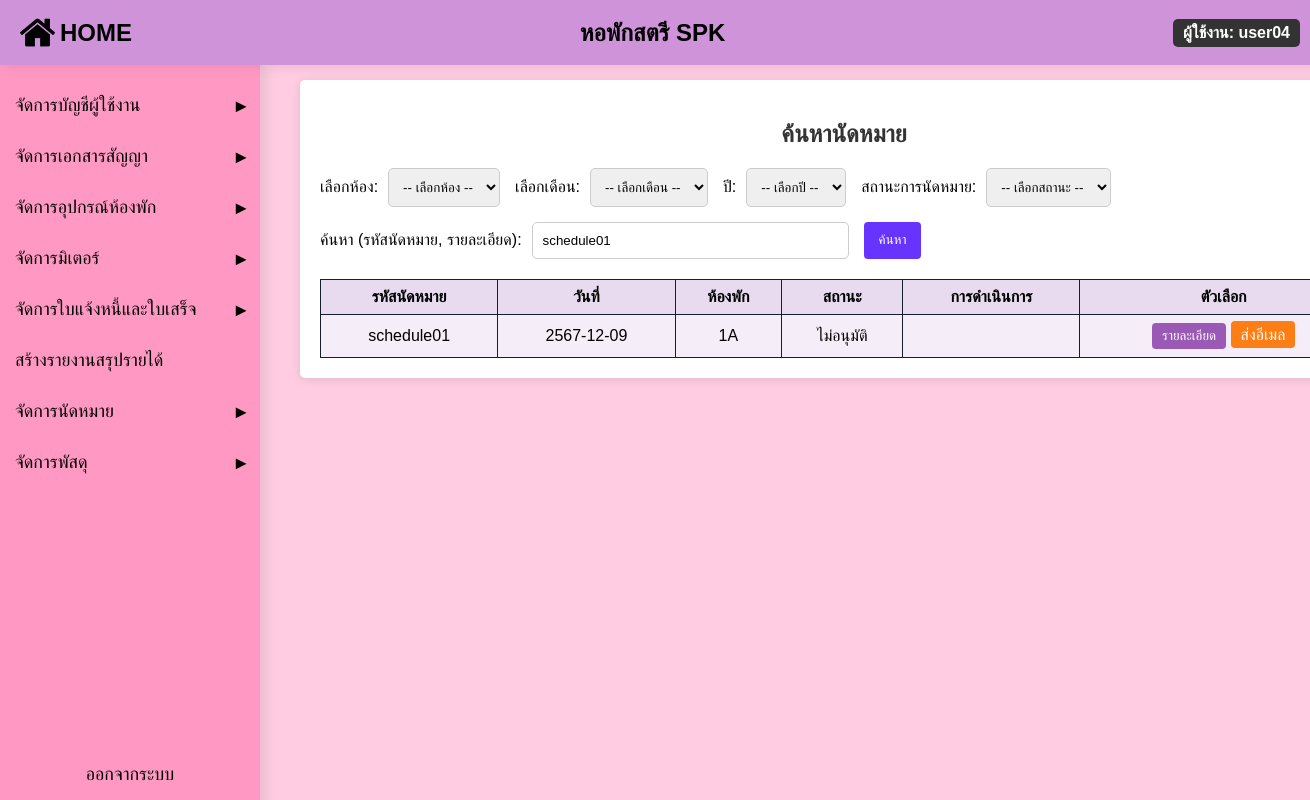
The page /search_appointment.php?schedule_id=schedule01 (signed in) on the database its author committed.
### tables this page shows
CREATE TABLE `schedule` (
  `schedule_id` varchar(11) NOT NULL,
  `contract_id` varchar(11) NOT NULL,
  `block_id` varchar(11) NOT NULL,
  `schedule_typeID` varchar(11) NOT NULL,
  `schedule_detail` text NOT NULL,
  `schedule_date` date NOT NULL,
  `schedule_statusID` varchar(11) DEFAULT NULL,
  `service_statusID` varchar(11) DEFAULT NULL,
  `description` text
);

CREATE TABLE `contract` (
  `contract_id` varchar(11) NOT NULL,
  `room_id` varchar(11) NOT NULL,
  `contract_name` varchar(40) NOT NULL,
  `contract_detail` text,
  `contract_start` date NOT NULL,
  `contract_end` date NOT NULL,
  `contract_img` blob NOT NULL,
  `deposit` varchar(11) NOT NULL,
  `contract_status` varchar(11) NOT NULL
);

CREATE TABLE `schedule_status` (
  `schedule_statusID` varchar(11) NOT NULL,
  `schedule_status_name` varchar(40) NOT NULL
);

### search_appointment.php (the view, shortened to what this page needs)
<?php
include('condb.php');
$schedule_id_from_url = $_GET['schedule_id'] ?? '';
$search_term = $_POST['search_term'] ?? $schedule_id_from_url;
$appointments = [];
if ($_SERVER['REQUEST_METHOD'] == 'POST' || !empty($schedule_id_from_url)) {
    $sql = "SELECT s.schedule_id, s.schedule_detail, s.schedule_date, s.block_id,
                   st.schedule_type_name, ss.schedule_status_name,
                   b.start_time, b.end_time, b.block_name, c.room_id,
                   s.service_statusID, svs.service_name AS service_status_name, s.description
            FROM schedule s
            LEFT JOIN schedule_type st ON s.schedule_typeID = st.schedule_typeID
            LEFT JOIN schedule_status ss ON s.schedule_statusID = ss.schedule_statusID
            LEFT JOIN time_block b ON s.block_id = b.block_id
            LEFT JOIN contract c ON s.contract_id = c.contract_id
            LEFT JOIN service_status svs ON s.service_statusID = svs.service_statusID
            WHERE 1=1";
    $conditions = [];
    $params = [];
    $types = '';
    if (!empty($search_term)) {
        $conditions[] = "(s.schedule_id LIKE ? OR s.schedule_detail LIKE ?)";
        $like_term = "%$search_term%";
        $params[] = $like_term;
        $params[] = $like_term;
        $types .= 'ss';
    }
    if (!empty($conditions)) {
        $sql .= " AND " . implode(' AND ', $conditions);
    }
    $sql .= " ORDER BY s.schedule_date DESC";
    if ($stmt = $conn->prepare($sql)) {
        if (!empty($params)) {
            $stmt->bind_param($types, ...$params);
        }
        $stmt->execute();
        $result = $stmt->get_result();
        $appointments = $result->fetch_all(MYSQLI_ASSOC);
    }
}
?>
<!DOCTYPE html>
<html lang="th">
<head>
</head>
<body>
    <?php include('admin_sidebar.php'); ?>
    <div class="container">
        <h2>ค้นหานัดหมาย</h2>
        <form method="post" action="search_appointment.php" class="form-container">
            <div class="form-group">
                <label for="room_id">เลือกห้อง:</label>
                <select name="room_id" id="room_id">
                    <option value="">-- เลือกห้อง --</option>
                </select>
            </div>
            <div class="form-group">
                <label for="month">เลือกเดือน:</label>
                <select name="month" id="month">
                    <option value="">-- เลือกเดือน --</option>
                </select>
            </div>
            <div class="form-group">
                <label for="year">ปี:</label>
                <select name="year" id="year">
                    <option value="">-- เลือกปี --</option>
                </select>
            </div>
            <div class="form-group">
                <label for="schedule_status">สถานะการนัดหมาย:</label>
                <select name="schedule_status" id="schedule_status">
                    <option value="">-- เลือกสถานะ --</option>
                </select>
            </div>
            <div class="form-group">
                <label for="search_term">ค้นหา (รหัสนัดหมาย, รายละเอียด):</label>
                <input type="text" name="search_term" id="search_term" value="<?php echo htmlspecialchars($search_term); ?>">
            </div>
            <button type="submit">ค้นหา</button>
        </form>
        <?php if (!empty($appointments)): ?>
            <table>
                <thead>
                    <tr>
                        <th>รหัสนัดหมาย</th>
                        <th>วันที่</th>
                        <th>ห้องพัก</th>
                        <th>สถานะ</th>
                        <th>การดำเนินการ</th>
                        <th>ตัวเลือก</th>
                    </tr>
                </thead>
                <tbody>
                    <?php foreach ($appointments as $appointment): ?>
                        <tr class="main-row">
                            <td><?= htmlspecialchars($appointment['schedule_id']); ?></td>
                            <td><?= htmlspecialchars($appointment['schedule_date']); ?></td>
                            <td><?= htmlspecialchars($appointment['room_id']); ?></td>
                            <td><?= htmlspecialchars($appointment['schedule_status_name']); ?></td>
                            <td><?= htmlspecialchars($appointment['service_status_name'] ?? '', ENT_QUOTES, 'UTF-8'); ?></td>
                            <td>
                                <button class="toggle-btn">รายละเอียด</button>
                                <?php if ($appointment['service_status_name'] !== 'ดำเนินการเรียบร้อย'): ?>
                                    <a href="mail_appointment.php?schedule_id=<?= htmlspecialchars($appointment['schedule_id']); ?>"
                                    onclick="return confirm('ส่งอีเมลแจ้งสถานะการนัดหมาย?');" target="_blank" class="mail-btn">ส่งอีเมล</a>
                                <?php endif; ?>
                            </td>
                        </tr>
                    <?php endforeach; ?>
                </tbody>
            </table>
        <?php else: ?>
            <p>ไม่พบผลลัพธ์ที่ตรงกับการค้นหา</p>
        <?php endif; ?>
    </div>
</body>
</html>

### search_appointment.php (style rules this page uses)
body { font-family: Arial, sans-serif; }
.container { width: 80%; max-width: 1600px; margin: 80px auto; background: #fff; padding: 20px; border-radius: 5px; box-shadow: 0 2px 10px rgba(0, 0, 0, 0.1); margin-left: 300px; }
h2 { text-align: center; color: #333; }
.form-container { display: flex; flex-wrap: wrap; gap: 15px; margin-bottom: 20px; }
.form-group { display: flex; align-items: center; gap: 10px; }
select, input[type="text"] { padding: 10px; border: 1px solid #ccc; border-radius: 5px; }
input[type="text"] { padding: 10px; border: 1px solid #ccc; border-radius: 5px; width: 295px; }
button { background-color: #6633FF; color: white; padding: 10px 15px; border: none; border-radius: 4px; cursor: pointer; }
table { width: 100%; border-collapse: collapse; margin-top: 20px; }
table, th, td { border: 1px solid #17202a; }
th, td { padding: 8px; text-align: center; }
th { background-color: #e8daef; }
tr:nth-child(odd) { background-color: #f5eef8; }
.edit-btn, .delete-btn, .toggle-btn, .mail-btn { padding: 5px 10px; border-radius: 4px; color: white; cursor: pointer; text-decoration: none; }
.toggle-btn { background-color: #9b59b6; }
.mail-btn { background-color: #fd7e14; }

### admin_sidebar.php (style rules this page uses)
body { margin: 0; font-family: Arial, sans-serif; background-color: #ffcce1; }

### rows shown on the page
schedule: schedule_id "schedule01", schedule_date "2567-12-09", contract.room_id "1A", schedule_statusID.schedule_status_name "ไม่อนุมัติ"

### other values the page prints
$_SESSION['username'] "user04"
